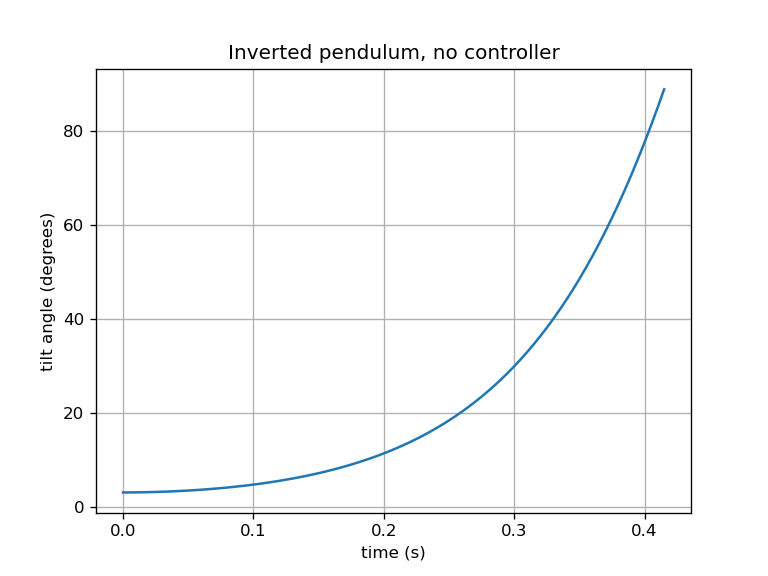

The script that saved this image:
"""Step 2: an inverted pendulum with NO controller. It should fall over."""
import math

import matplotlib
matplotlib.use("Agg")  # draw to a file, no window needed
import matplotlib.pyplot as plt

G = 9.81      # gravity, m/s^2
L = 0.10      # height of the robot's center of mass above the axle, m
DT = 0.005    # time step, s (200 Hz, the loop rate we will use on the Nucleo)
T_END = 1.5   # how long to simulate, s

theta = math.radians(3.0)   # start leaning 3 degrees forward
omega = 0.0                 # angular velocity, rad/s
accel = 0.0                 # wheel acceleration (the control input), m/s^2: zero for now

times, angles = [], []
fell_at = None

t = 0.0
while t < T_END:
    times.append(t)
    angles.append(math.degrees(theta))

    # Pendulum dynamics: gravity pulls it over, wheel acceleration can push it back.
    alpha = (G * math.sin(theta) - accel * math.cos(theta)) / L
    omega += alpha * DT
    theta += omega * DT
    t += DT

    if fell_at is None and abs(theta) > math.pi / 2:
        fell_at = t
        break

if fell_at is not None:
    print(f"Fell over (more than 90 degrees) at t = {fell_at:.2f} s")
else:
    print("Did not fall over")

plt.plot(times, angles)
plt.xlabel("time (s)")
plt.ylabel("tilt angle (degrees)")
plt.title("Inverted pendulum, no controller")
plt.grid(True)
plt.savefig("pendulum_fall.png", dpi=120)
print("Saved pendulum_fall.png")
